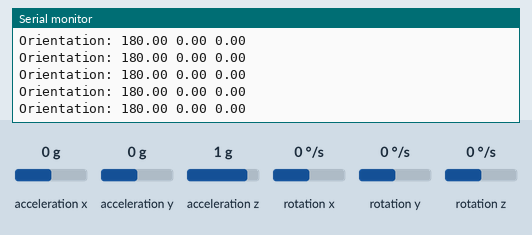
Recording of a sketch running on a simulated Arduino Nano 33 BLE. Shown: the last lines printed to the serial monitor. The test bench sets the inputs (shaded band); at power-on: acceleration x 0 g, acceleration y 0 g, acceleration z 1 g, rotation x 0 °/s, rotation y 0 °/s, rotation z 0 °/s.

Above: at 1.2 s.
1.3 s: acceleration x set to -1.4 g
At 2.2 s:
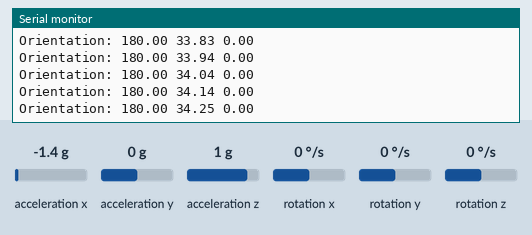
2.8 s: acceleration y set to -1.4 g
At 3.7 s:
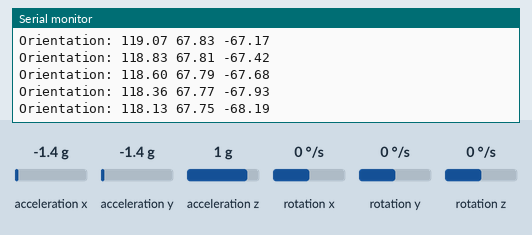
4.3 s: acceleration z set to -1.4 g
At 4.9 s:
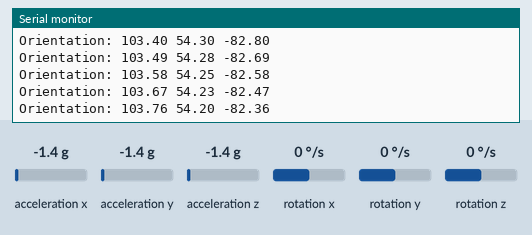
5.8 s: rotation x set to -192 °/s
At 6.8 s:
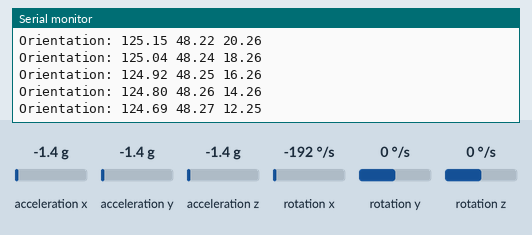
Timing chart, 0 to 7.0 s (numbered marks = the images above; inputs shaded):
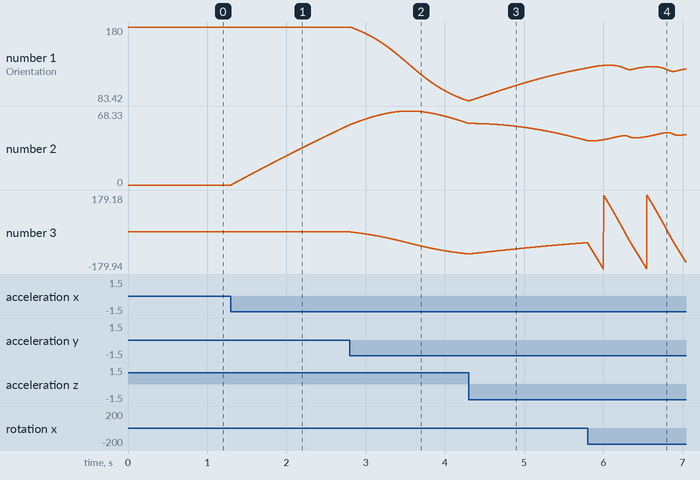

The sketch:

MadgwickAHRS.ino
```cpp
// based off of Tom Igoe's version here : https://itp.nyu.edu/physcomp/lessons/accelerometers-gyros-and-imus-the-basics

#include <Arduino_LSM9DS1.h>
#include "MadgwickAHRS.h"

// initialize a Madgwick filter:
Madgwick filter;
// sensor's sample rate is fixed at 104 Hz:
const float sensorRate = 104.00;

void setup() {
  Serial.begin(9600);
  // attempt to start the IMU:
  if (!IMU.begin()) {
    Serial.println("Failed to initialize IMU");
    // stop here if you can't access the IMU:
    while (true);
  }
  // start the filter to run at the sample rate:
  filter.begin(sensorRate);
}

void loop() {
  // values for acceleration and rotation:
  float xAcc, yAcc, zAcc;
  float xGyro, yGyro, zGyro;

  // values for orientation:
  float roll, pitch, heading;
  // check if the IMU is ready to read:
  if (IMU.accelerationAvailable() &&
      IMU.gyroscopeAvailable()) {
    // read accelerometer &and gyrometer:
    IMU.readAcceleration(xAcc, yAcc, zAcc);
    IMU.readGyroscope(xGyro, yGyro, zGyro);

    // update the filter, which computes orientation:
    filter.updateIMU(xGyro, yGyro, -zGyro, xAcc, yAcc, -zAcc);

    // print the heading, pitch and roll
    roll = filter.getRoll();
    pitch = filter.getPitch();
    heading = filter.getYaw();
    Serial.print("Orientation: ");
    Serial.print(heading);
    Serial.print(" ");
    Serial.print(pitch);
    Serial.print(" ");
    Serial.println(roll);
  }
}
```

Measured:
- after the input at 1.3 s, the serial monitor: prints a new line at once (image 1)
- plotted number 2: 0 → 55.58 after the input at 1.3 s
